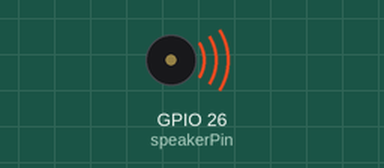
The sketch below on a simulated ESP32. On the bench: buzzer (waves = sounding).

Above: at 0.1 s.
At 2.1 s:
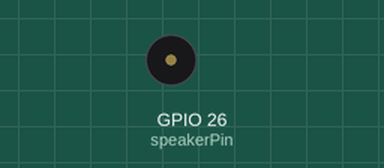
Timing chart, 0 to 3.6 s (numbered marks = the images above):
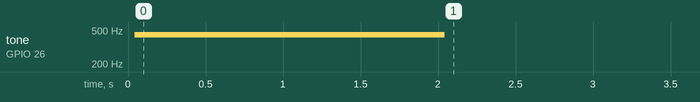

The sketch:

a440hz.ino
```cpp
int speakerPin = 26;      // speaker on digital pin 26
float frequency = 440;    // in hertz. 440Hz is the note A4
float duration = 2;       // in seconds

// Period is the inverse of frequency, measured in seconds.
// To obtain microseconds we multiply by 1 million.
// And to obtain half of period
// (the time in either "on" or "off" state), we divide by 2.
float delayInMicroseconds = 1/frequency*1000000/2;

// Calculate number of loop iterations for the required duration
int numberOfIterations = duration*frequency;

void setup() {

  pinMode(speakerPin, OUTPUT);

  for (int f=0; f < numberOfIterations; f++) {
    digitalWrite(speakerPin, HIGH);
    delayMicroseconds(delayInMicroseconds);
    digitalWrite(speakerPin, LOW);
    delayMicroseconds(delayInMicroseconds);
  }

}

void loop() {
}
```

Measured:
- by itself, tone on GPIO 26 (speakerPin): silent → 439 Hz at 0.04 s, → silent 2.0 s later
